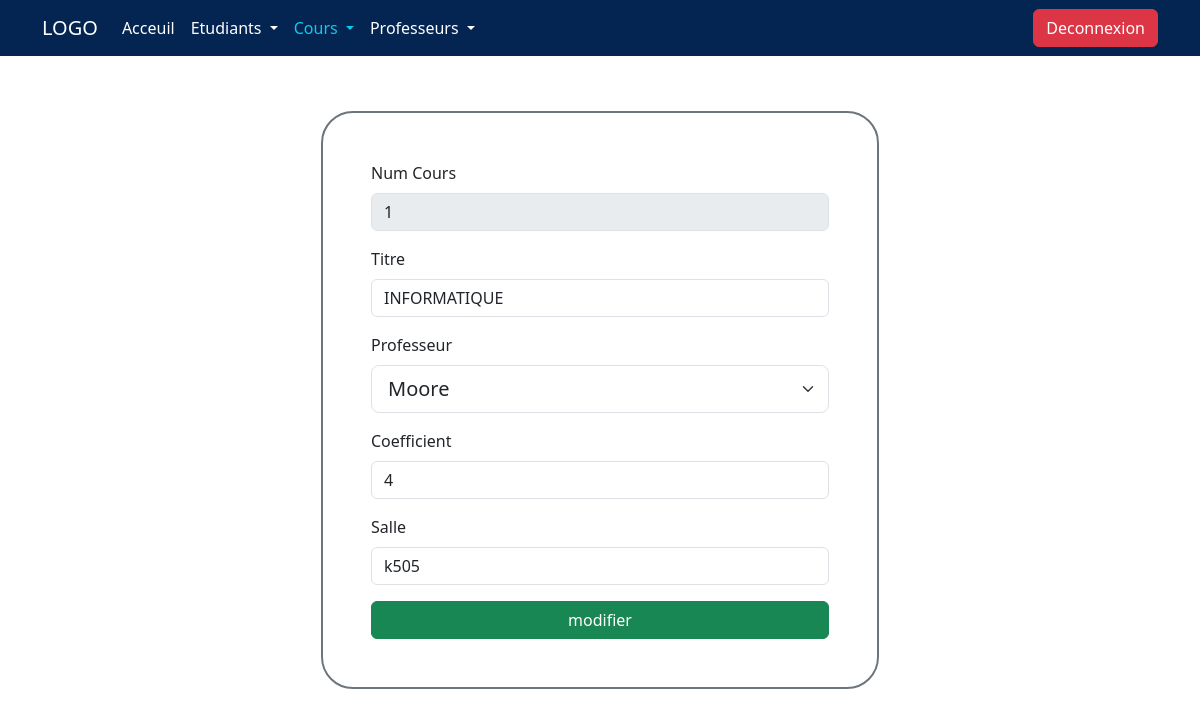
Page /grade-management-system-v-finale/admin/cours/updateCrs.php?id=1&idprof=6 (signed in) on the committed database.
### tables this page shows
CREATE TABLE `cours` (
  `NumCours` int(11) NOT NULL,
  `Salle` varchar(50) DEFAULT NULL,
  `MatriculeProfesseur` int(11) DEFAULT NULL,
  `Titre` varchar(50) DEFAULT NULL,
  `Coef` int(11) DEFAULT NULL
);

CREATE TABLE `professeur` (
  `MatriculeProfesseur` int(11) NOT NULL,
  `Nom` varchar(50) DEFAULT NULL,
  `Tel` varchar(20) DEFAULT NULL
);

### grade-management-system-v-finale/admin/cours/updateCrs.php (the view, shortened to what this page needs)
<!DOCTYPE html>
<html lang="en">
<head>
    <link href="https://cdn.jsdelivr.net/npm/bootstrap@5.3.0/dist/css/bootstrap.min.css" rel="stylesheet" >
    <link rel="stylesheet" href="../../style.css">
</head>
<body>
    <nav class="navbar navbar-expand-lg bg-primary fixed-top">
                    <div class="container">
                        <a class="navbar-brand text-white" href="../index.php">LOGO</a>
                        <div class="collapse navbar-collapse" id="navbarSupportedContent">
                            <ul class="navbar-nav me-auto mb-2 mb-lg-0 ">
                                <li class="nav-item ">
                                    <a class="nav-link active text-white " aria-current="page" href="../index.php">Acceuil</a>
                                </li>
                                <li class="nav-item dropdown">
                                    <a class="nav-link  text-white dropdown-toggle"  role="button" data-bs-toggle="dropdown" aria-expanded="false">
                                        Etudiants
                                    </a>
                                </li>
                                <li class="nav-item dropdown">
                                    <a class="nav-link  text-info dropdown-toggle" href="../cours/index.php" role="button" data-bs-toggle="dropdown" aria-expanded="false">
                                        Cours
                                    </a>
                                </li>
                                <li class="nav-item dropdown">
                                    <a class="nav-link  text-white dropdown-toggle" href="index.php" role="button" data-bs-toggle="dropdown" aria-expanded="false">
                                        Professeurs
                                    </a>
                                </li>
                            </ul>
                        </div>
                        <div><a class="btn btn-primary btn-danger " href="../deconexion.php" role="button">Deconnexion</a></div>
                    </div>
    </nav>
    <div class="container">
            <form method="post" class="d-flex flex-column justify-content-center align-items-center vh-100" >
                <div class="border border-2 border-secondary rounded-5 p-5 w-50">
                    <?php
                        $conn = new PDO( 'mysql:host=localhost;dbname=notes' , 'root' , '' );
                        $idPrf = $_GET['idprof'];
                        $profExact = $conn->query( "SELECT MatriculeProfesseur , Nom FROM professeur WHERE MatriculeProfesseur = $idPrf " )->fetch(PDO::FETCH_ASSOC);
                        $sqlStmt = $conn->prepare( "SELECT * FROM cours WHERE NumCours = ? ");
                        $sqlStmt->execute([ $_GET['id'] ]);
                        $courExact = $sqlStmt->fetch(PDO::FETCH_ASSOC) ;
                    ?>
                    <div class="mb-3">
                        <label  class="form-label">Num Cours</label>
                        <input disabled value="<?= $courExact['NumCours'] ?>" type="text" class="form-control"  aria-describedby="emailHelp" name="NumCours" >
                    </div>
                    <div class="mb-3">
                        <label  class="form-label" >Titre</label>
                        <input value="<?= $courExact['Titre'] ?>"  type="text" name="Titre" class="form-control" >
                    </div>
                    <label  class="form-label">Professeur</label>
                    <select class="form-select form-select-lg mb-3" aria-label=".form-select-lg example" name="prof" >
                        <option value="<?= $profExact['MatriculeProfesseur'] ?>" ><?= $profExact['Nom'] ?></option>
                    </select>
                    <div class="mb-3">
                        <label  class="form-label" >Coefficient</label>
                        <input value="<?= $courExact['Coef'] ?>"  type="text" name="coef" class="form-control" >
                    </div>
                    <div class="mb-3">
                        <label  class="form-label" >Salle</label>
                        <input  value="<?= $courExact['Salle'] ?>" type="text" name="Salle" class="form-control" >
                    </div>
                    <input type="submit" value="modifier" class="btn btn-success w-100" name="modifier" >
                </div>
            </form>
    </div>
</body>
</html>

### grade-management-system-v-finale/style.css (style rules this page uses)
.bg-primary { background-color: rgb(4, 37, 82 , 1) !important ; color: white; }

### rows in the picture
cours: NumCours "1", Titre "INFORMATIQUE", coef "4", Salle "k505"
professeur: prof "Moore"
